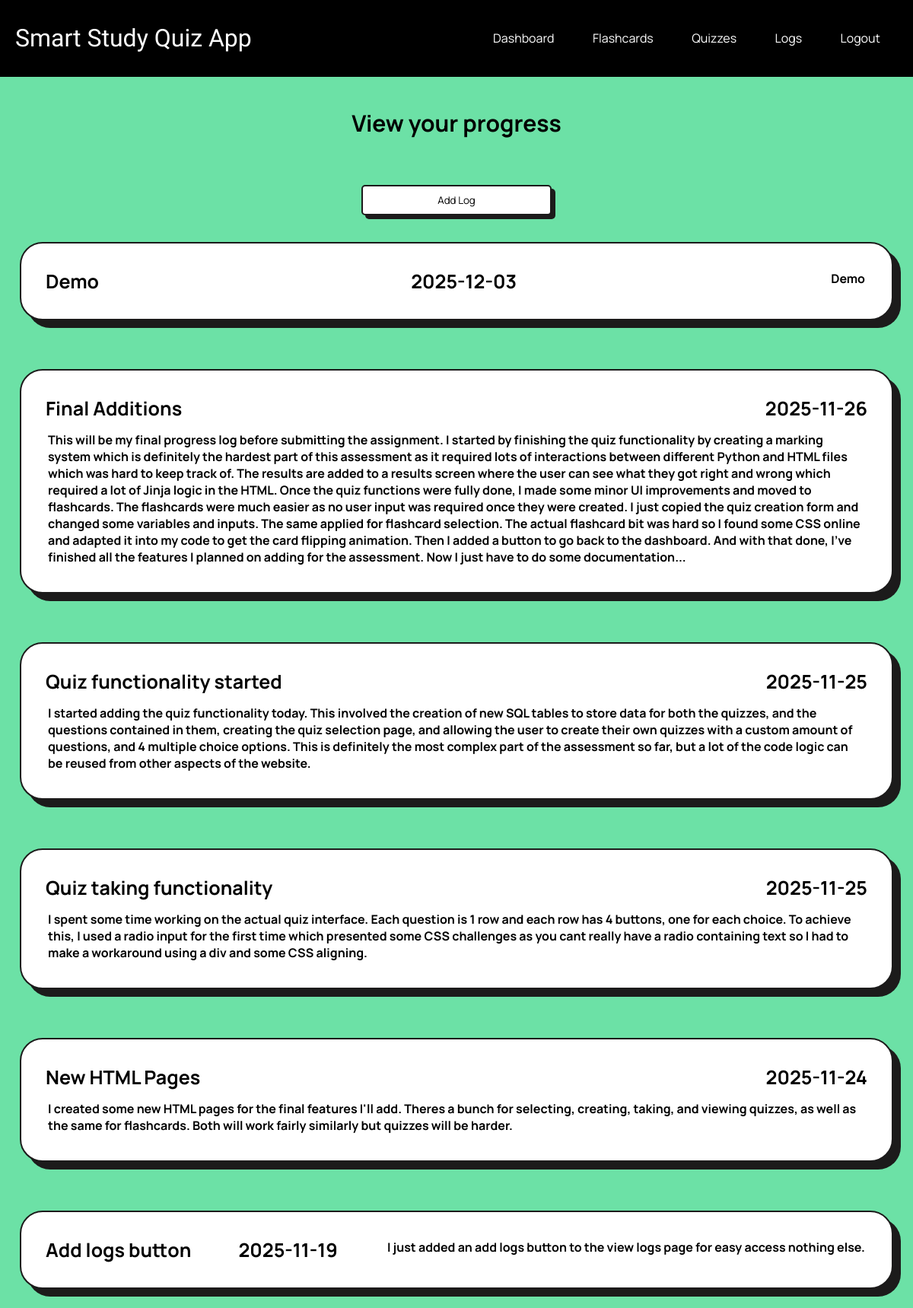
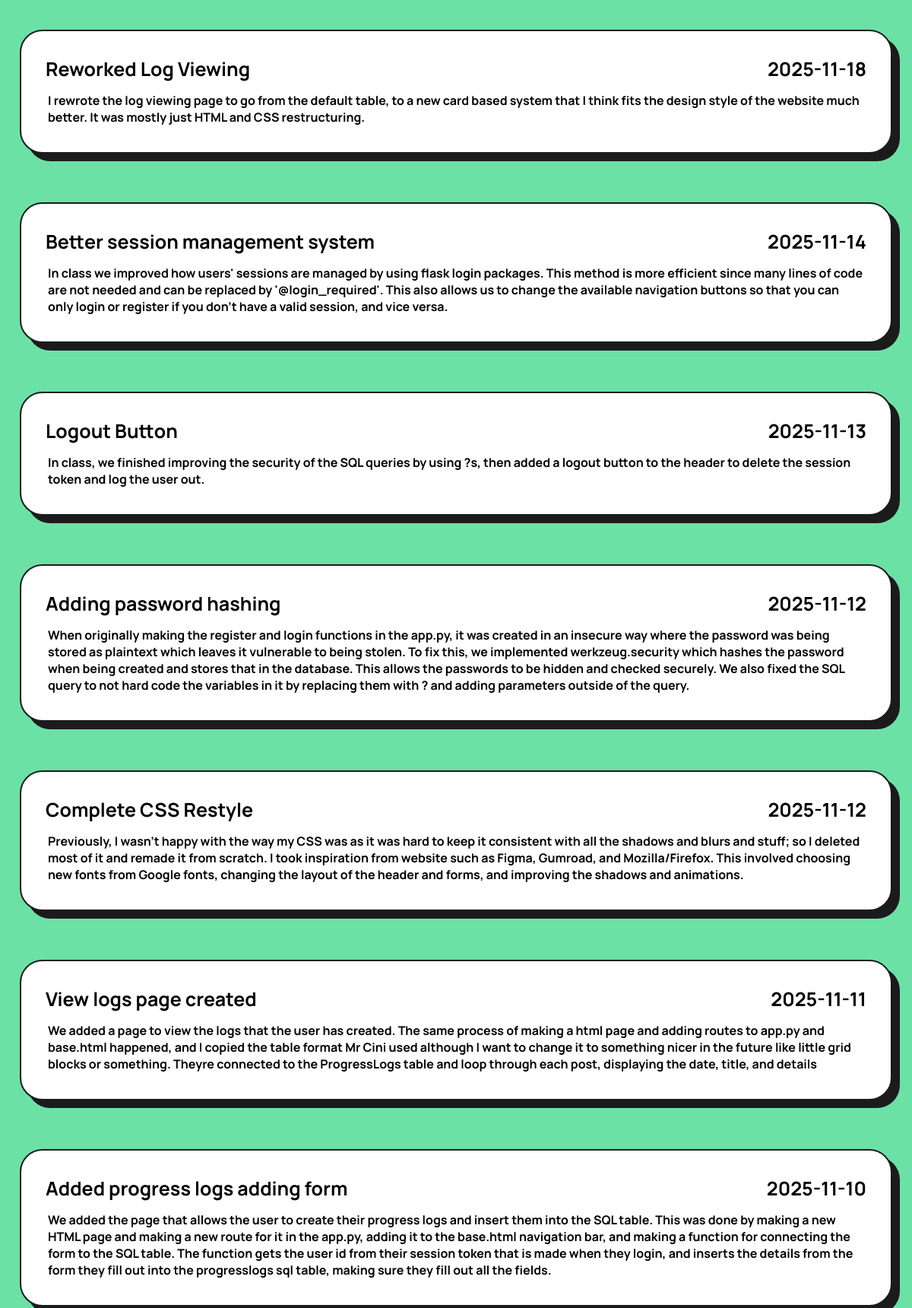
The app's page /view_log (signed in, upper part) with its own data (2 pictures, top to bottom).
### tables this page shows
CREATE TABLE ProgressLogs(
    -- id, user_id, date, title, details, image_path nullable
    id INTEGER PRIMARY KEY AUTOINCREMENT,
    user_id INTEGER NOT NULL,
    date TEXT NOT NULL,
    title TEXT NOT NULL,
    details TEXT NOT NULL,
    image_path TEXT

);

### app.py (the view)
@app.route('/view_log', methods=['GET', 'POST'])
@login_required
def view_log():
    if request.method == 'GET':
        conn = get_db_connection()
        cursor = conn.cursor()
        cursor.execute("SELECT date, title, details FROM ProgressLogs WHERE user_id = ? ORDER BY DATE DESC", (current_user.id,))
        posts = cursor.fetchall()
        conn.close()
    return render_template('viewLogs.html', posts = posts, username=current_user.username)

### app.py (called while the page is built)
@login_manager.user_loader
def load_user(user_id):
    conn = get_db_connection()
    cursor = conn.cursor()
    cursor.execute('SELECT id, username FROM Users WHERE id = ?', (user_id,))
    user = cursor.fetchone()
    conn.close()
    if User:
        return User(id=user['id'], username=user['username'])
    return None

def get_db_connection():
    conn = sqlite3.connect('database.db')
    conn.row_factory = sqlite3.Row
    return conn

### templates/viewLogs.html (shortened to what this page needs)
{% extends 'base.html' %}
{% block content %}
        <h4>View your progress</h4> <br>
        <div style="display: flex; justify-content: center">
            <a href="{{ url_for('add_log') }}" style="align-content: center">
                <button style="width: 250px; ">Add Log</button>
            </a>
        </div>
        {% if posts %}
            <div class="logGrid">
                {% for post in posts %}
                    <div class="log">
                        <h3>{{ post.title }}</h3>
                        <h3>{{ post.date }}</h3>
                        <p>{{ post.details }}</p>
                    </div>
                {% endfor %}
            </div>
        {% else %}
            <p>No progress entries found</p>
        {% endif %}
{% endblock %}

### static/styles.css (style rules this page uses)
body { font-family: Arial, sans-serif; margin: 0; padding: 0; background-color: #6ce1a6; color:black; }
h3 { font-family: 'Manrope', sans-serif; font-weight: bolder; color: black; font-size: 25px; margin: 0; padding: 0; }
h4 { font-family: 'Manrope', sans-serif; font-weight: bolder; color: black; font-size: 30px; align-items: center; text-align: center; }
p { font-family: 'Manrope', sans-serif; font-weight: bold; margin: 3px; }
button { border: 2px solid #1c1b1b; box-shadow: 5px 5px #1c1b1b; border-radius: 5px; background-color: white; font-family: 'Manrope', sans-serif; transition: background-color 500ms ease-in-out, font-weight 500ms ease-in-out, letter-spacing 500ms ease-in-out, transform 100ms ease, box-shadow 100ms ease; ; width: calc(100% - 20rem); max-width: 50rem; margin: 0.2rem auto; height: 3em }
.logGrid { display: flex; flex-direction: column; justify-content: center; }
.log { align-self: center; justify-content: space-between; display: flex; flex-direction: row; flex-wrap: wrap; gap: 10px; padding: 2em; margin: 2em auto; border-radius: 30px; background-color: white; min-height: 4vh; width: 90vw; border: 2px solid #1c1b1b; box-shadow: 10px 10px #1c1b1b; }

### records on screen
ProgressLogs: title "Demo", date "2025-12-03", details "Demo"
ProgressLogs: title "Final Additions", date "2025-11-26", details "This will be my final progress log before submitting the assignment. I started by finishing the quiz functionality by creating a marking system which is definitely the hardest part of this assessment as it required lots of interactions between different Python and HTML files which was hard to keep track of. The results are added to a results screen where the user can see what they got right and wrong which required a lot of Jinja logic in the HTML. Once the quiz functions were fully done, I made some minor UI improvements and moved to flashcards. The flashcards were much easier as no user input was required once they were created. I just copied the quiz creation form and changed some…"
ProgressLogs: title "Quiz functionality started", date "2025-11-25", details "I started adding the quiz functionality today. This involved the creation of new SQL tables to store data for both the quizzes, and the questions contained in them, creating the quiz selection page, and allowing the user to create their own quizzes with a custom amount of questions, and 4 multiple choice options. This is definitely the most complex part of the assessment so far, but a lot of the code logic can be reused from other aspects of the website."
ProgressLogs: title "Quiz taking functionality", date "2025-11-25", details "I spent some time working on the actual quiz interface. Each question is 1 row and each row has 4 buttons, one for each choice. To achieve this, I used a radio input for the first time which presented some CSS challenges as you cant really have a radio containing text so I had to make a workaround using a div and some CSS aligning."
ProgressLogs: title "New HTML Pages", date "2025-11-24", details "I created some new HTML pages for the final features I'll add. Theres a bunch for selecting, creating, taking, and viewing quizzes, as well as the same for flashcards. Both will work fairly similarly but quizzes will be harder."
ProgressLogs: title "Add logs button", date "2025-11-19", details "I just added an add logs button to the view logs page for easy access nothing else."
ProgressLogs: title "Reworked Log Viewing", date "2025-11-18", details "I rewrote the log viewing page to go from the default table, to a new card based system that I think fits the design style of the website much better. It was mostly just HTML and CSS restructuring."
ProgressLogs: title "Better session management system", date "2025-11-14", details "In class we improved how users' sessions are managed by using flask login packages. This method is more efficient since many lines of code are not needed and can be replaced by '@login_required'. This also allows us to change the available navigation buttons so that you can only login or register if you don't have a valid session, and vice versa."
ProgressLogs: title "Logout Button", date "2025-11-13", details "In class, we finished improving the security of the SQL queries by using ?s, then added a logout button to the header to delete the session token and log the user out."
ProgressLogs: title "Adding password hashing", date "2025-11-12", details "When originally making the register and login functions in the app.py, it was created in an insecure way where the password was being stored as plaintext which leaves it vulnerable to being stolen. To fix this, we implemented werkzeug.security which hashes the password when being created and stores that in the database. This allows the passwords to be hidden and checked securely. We also fixed the SQL query to not hard code the variables in it by replacing them with ? and adding parameters outside of the query."
ProgressLogs: title "Complete CSS Restyle", date "2025-11-12", details "Previously, I wasn't happy with the way my CSS was as it was hard to keep it consistent with all the shadows and blurs and stuff; so I deleted most of it and remade it from scratch. I took inspiration from website such as Figma, Gumroad, and Mozilla/Firefox. This involved choosing new fonts from Google fonts, changing the layout of the header and forms, and improving the shadows and animations."
ProgressLogs: title "View logs page created", date "2025-11-11", details "We added a page to view the logs that the user has created. The same process of making a html page and adding routes to app.py and base.html happened, and I copied the table format Mr Cini used although I want to change it to something nicer in the future like little grid blocks or something. Theyre connected to the ProgressLogs table and loop through each post, displaying the date, title, and details"
ProgressLogs: title "Added progress logs adding form", date "2025-11-10", details "We added the page that allows the user to create their progress logs and insert them into the SQL table. This was done by making a new HTML page and making a new route for it in the app.py, adding it to the base.html navigation bar, and making a function for connecting the form to the SQL table. The function gets the user id from their session token that is made when they login, and inserts the details from the form they fill out into the progresslogs sql table, making sure they fill out all the fields."
